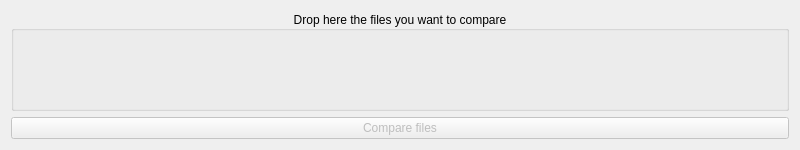
<?xml version="1.0" encoding="UTF-8"?>
<ui version="4.0">
 <class>DropWindow</class>
 <widget class="QWidget" name="DropWindow">
  <property name="geometry">
   <rect>
    <x>0</x>
    <y>0</y>
    <width>800</width>
    <height>150</height>
   </rect>
  </property>
  <property name="minimumSize">
   <size>
    <width>800</width>
    <height>150</height>
   </size>
  </property>
  <property name="windowTitle">
   <string>Form</string>
  </property>
  <layout class="QVBoxLayout" name="verticalLayout">
   <item>
    <widget class="QGroupBox" name="GroupDrop">
     <property name="acceptDrops">
      <bool>true</bool>
     </property>
     <property name="title">
      <string>Drop here the files you want to compare</string>
     </property>
     <property name="alignment">
      <set>Qt::AlignmentFlag::AlignCenter</set>
     </property>
     <layout class="QVBoxLayout" name="verticalLayout_2">
      <item>
       <widget class="DropLabel" name="LabelDrop">
        <property name="acceptDrops">
         <bool>true</bool>
        </property>
        <property name="text">
         <string/>
        </property>
        <property name="alignment">
         <set>Qt::AlignmentFlag::AlignCenter</set>
        </property>
       </widget>
      </item>
     </layout>
    </widget>
   </item>
   <item>
    <widget class="QPushButton" name="ButtonCompare">
     <property name="enabled">
      <bool>false</bool>
     </property>
     <property name="text">
      <string>Compare files</string>
     </property>
    </widget>
   </item>
  </layout>
 </widget>
 <customwidgets>
  <customwidget>
   <class>DropLabel</class>
   <extends>QLabel</extends>
   <header>DropLabel.hpp</header>
  </customwidget>
 </customwidgets>
 <resources/>
 <connections/>
</ui>
